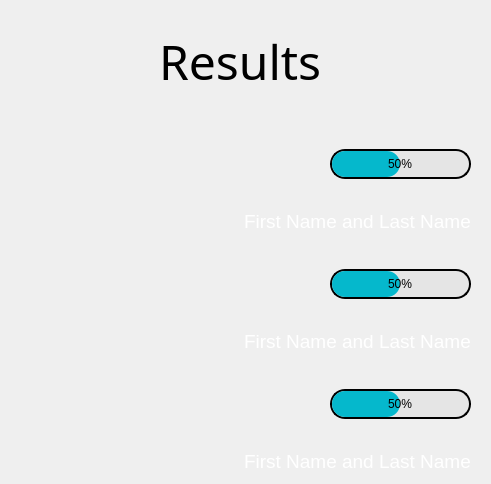
<?xml version="1.0" encoding="UTF-8"?>
<ui version="4.0">
 <class>Dialog</class>
 <widget class="QDialog" name="Dialog">
  <property name="geometry">
   <rect>
    <x>0</x>
    <y>0</y>
    <width>491</width>
    <height>484</height>
   </rect>
  </property>
  <property name="windowTitle">
   <string>Results of identification</string>
  </property>
  <property name="windowIcon">
   <iconset resource="guiResource.qrc">
    <normaloff>:/Icon/icon.ico</normaloff>:/Icon/icon.ico</iconset>
  </property>
  <property name="styleSheet">
   <string notr="true">QDialog
{
	border-image: url(:/Background/background.jpg);
}
</string>
  </property>
  <layout class="QGridLayout" name="gridLayout">
   <property name="rightMargin">
    <number>20</number>
   </property>
   <item row="0" column="0">
    <layout class="QGridLayout" name="mainGrid">
     <item row="0" column="0" colspan="2" alignment="Qt::AlignHCenter|Qt::AlignVCenter">
      <widget class="QLabel" name="title">
       <property name="font">
        <font>
         <family>Bauhaus 93</family>
         <pointsize>36</pointsize>
        </font>
       </property>
       <property name="text">
        <string>Results</string>
       </property>
      </widget>
     </item>
     <item row="1" column="0">
      <layout class="QVBoxLayout" name="leftColumn">
       <property name="leftMargin">
        <number>0</number>
       </property>
       <property name="rightMargin">
        <number>20</number>
       </property>
       <item alignment="Qt::AlignHCenter">
        <widget class="QLabel" name="imageToIdentify">
         <property name="font">
          <font>
           <pointsize>28</pointsize>
          </font>
         </property>
         <property name="text">
          <string>&lt;html&gt;&lt;head/&gt;&lt;body&gt;&lt;p&gt;&lt;img src=&quot;:/DefaultImage/defualtImage.png&quot; width=&quot;160&quot;/&gt;&lt;/p&gt;&lt;/body&gt;&lt;/html&gt;</string>
         </property>
        </widget>
       </item>
      </layout>
     </item>
     <item row="1" column="1">
      <layout class="QGridLayout" name="rightColumn">
       <item row="0" column="0">
        <layout class="QVBoxLayout" name="verticalLayoutImg_1">
         <property name="topMargin">
          <number>0</number>
         </property>
         <property name="bottomMargin">
          <number>0</number>
         </property>
         <item>
          <layout class="QGridLayout" name="gridLayout_1">
           <property name="topMargin">
            <number>5</number>
           </property>
           <property name="bottomMargin">
            <number>0</number>
           </property>
           <item row="0" column="0">
            <widget class="QLabel" name="image_1">
             <property name="sizePolicy">
              <sizepolicy hsizetype="Fixed" vsizetype="Fixed">
               <horstretch>0</horstretch>
               <verstretch>0</verstretch>
              </sizepolicy>
             </property>
             <property name="minimumSize">
              <size>
               <width>80</width>
               <height>80</height>
              </size>
             </property>
             <property name="font">
              <font>
               <pointsize>22</pointsize>
              </font>
             </property>
             <property name="styleSheet">
              <string notr="true">border-image: url(:/DefaultImage/defualtImage.png);</string>
             </property>
             <property name="text">
              <string/>
             </property>
            </widget>
           </item>
           <item row="0" column="1">
            <widget class="QProgressBar" name="progressBar_1">
             <property name="sizePolicy">
              <sizepolicy hsizetype="Minimum" vsizetype="Minimum">
               <horstretch>0</horstretch>
               <verstretch>0</verstretch>
              </sizepolicy>
             </property>
             <property name="maximumSize">
              <size>
               <width>16777215</width>
               <height>30</height>
              </size>
             </property>
             <property name="styleSheet">
              <string notr="true">.QProgressBar 
{
	text-align: center;
	border-radius:15px;
	border: 2px solid black;
	color: black; 
	background-color: rgb(229, 229, 229);

}
.QProgressBar::chunk
{

background-color: #05B8CC;
border-bottom-right-radius: 13px;
border-bottom-left-radius: 13px;
border-top-left-radius: 13px;
border-top-right-radius: 13px;
}</string>
             </property>
             <property name="value">
              <number>50</number>
             </property>
             <property name="invertedAppearance">
              <bool>false</bool>
             </property>
            </widget>
           </item>
          </layout>
         </item>
         <item alignment="Qt::AlignHCenter">
          <widget class="QLabel" name="name_1">
           <property name="font">
            <font>
             <pointsize>14</pointsize>
            </font>
           </property>
           <property name="styleSheet">
            <string notr="true">color: rgb(255, 255, 255);</string>
           </property>
           <property name="text">
            <string>First Name and Last Name</string>
           </property>
          </widget>
         </item>
        </layout>
       </item>
       <item row="2" column="0">
        <layout class="QVBoxLayout" name="verticalLayoutImg_3">
         <property name="topMargin">
          <number>0</number>
         </property>
         <property name="bottomMargin">
          <number>0</number>
         </property>
         <item>
          <layout class="QGridLayout" name="gridLayout_3">
           <property name="topMargin">
            <number>5</number>
           </property>
           <property name="bottomMargin">
            <number>0</number>
           </property>
           <item row="0" column="0">
            <widget class="QLabel" name="image_3">
             <property name="sizePolicy">
              <sizepolicy hsizetype="Fixed" vsizetype="Fixed">
               <horstretch>0</horstretch>
               <verstretch>0</verstretch>
              </sizepolicy>
             </property>
             <property name="minimumSize">
              <size>
               <width>80</width>
               <height>80</height>
              </size>
             </property>
             <property name="font">
              <font>
               <pointsize>22</pointsize>
              </font>
             </property>
             <property name="styleSheet">
              <string notr="true">border-image: url(:/DefaultImage/defualtImage.png);</string>
             </property>
             <property name="text">
              <string/>
             </property>
            </widget>
           </item>
           <item row="0" column="1">
            <widget class="QProgressBar" name="progressBar_3">
             <property name="sizePolicy">
              <sizepolicy hsizetype="Minimum" vsizetype="Minimum">
               <horstretch>0</horstretch>
               <verstretch>0</verstretch>
              </sizepolicy>
             </property>
             <property name="maximumSize">
              <size>
               <width>16777215</width>
               <height>30</height>
              </size>
             </property>
             <property name="styleSheet">
              <string notr="true">.QProgressBar 
{
	text-align: center;
	border-radius:15px;
	border: 2px solid black;
	color: black; 
	background-color: rgb(229, 229, 229);

}
.QProgressBar::chunk
{

background-color: #05B8CC;
border-bottom-right-radius: 13px;
border-bottom-left-radius: 13px;
border-top-left-radius: 13px;
border-top-right-radius: 13px;
}</string>
             </property>
             <property name="value">
              <number>50</number>
             </property>
             <property name="invertedAppearance">
              <bool>false</bool>
             </property>
            </widget>
           </item>
          </layout>
         </item>
         <item alignment="Qt::AlignHCenter">
          <widget class="QLabel" name="name_3">
           <property name="font">
            <font>
             <pointsize>14</pointsize>
            </font>
           </property>
           <property name="styleSheet">
            <string notr="true">color: rgb(255, 255, 255);</string>
           </property>
           <property name="text">
            <string>First Name and Last Name</string>
           </property>
          </widget>
         </item>
        </layout>
       </item>
       <item row="1" column="0">
        <layout class="QVBoxLayout" name="verticalLayoutImg_2">
         <property name="topMargin">
          <number>0</number>
         </property>
         <property name="bottomMargin">
          <number>0</number>
         </property>
         <item>
          <layout class="QGridLayout" name="gridLayout_2">
           <property name="topMargin">
            <number>5</number>
           </property>
           <property name="bottomMargin">
            <number>0</number>
           </property>
           <item row="0" column="0">
            <widget class="QLabel" name="image_2">
             <property name="sizePolicy">
              <sizepolicy hsizetype="Fixed" vsizetype="Fixed">
               <horstretch>0</horstretch>
               <verstretch>0</verstretch>
              </sizepolicy>
             </property>
             <property name="minimumSize">
              <size>
               <width>80</width>
               <height>80</height>
              </size>
             </property>
             <property name="font">
              <font>
               <pointsize>22</pointsize>
              </font>
             </property>
             <property name="styleSheet">
              <string notr="true">border-image: url(:/DefaultImage/defualtImage.png);</string>
             </property>
             <property name="text">
              <string/>
             </property>
            </widget>
           </item>
           <item row="0" column="1">
            <widget class="QProgressBar" name="progressBar_2">
             <property name="sizePolicy">
              <sizepolicy hsizetype="Minimum" vsizetype="Minimum">
               <horstretch>0</horstretch>
               <verstretch>0</verstretch>
              </sizepolicy>
             </property>
             <property name="maximumSize">
              <size>
               <width>16777215</width>
               <height>30</height>
              </size>
             </property>
             <property name="styleSheet">
              <string notr="true">.QProgressBar 
{
	text-align: center;
	border-radius:15px;
	border: 2px solid black;
	color: black; 
	background-color: rgb(229, 229, 229);

}
.QProgressBar::chunk
{

background-color: #05B8CC;
border-bottom-right-radius: 13px;
border-bottom-left-radius: 13px;
border-top-left-radius: 13px;
border-top-right-radius: 13px;
}</string>
             </property>
             <property name="value">
              <number>50</number>
             </property>
             <property name="invertedAppearance">
              <bool>false</bool>
             </property>
            </widget>
           </item>
          </layout>
         </item>
         <item alignment="Qt::AlignHCenter">
          <widget class="QLabel" name="name_2">
           <property name="font">
            <font>
             <pointsize>14</pointsize>
            </font>
           </property>
           <property name="styleSheet">
            <string notr="true">color: rgb(255, 255, 255);</string>
           </property>
           <property name="text">
            <string>First Name and Last Name</string>
           </property>
          </widget>
         </item>
        </layout>
       </item>
      </layout>
     </item>
    </layout>
   </item>
  </layout>
 </widget>
 <resources>
  <include location="guiResource.qrc"/>
 </resources>
 <connections/>
</ui>
